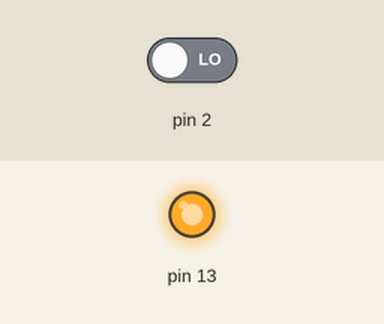
Recording of a sketch running on a simulated Arduino Uno, built with avr-gcc and run on an emulated ATmega328P. On the bench: output pins drawn as LEDs (lit = HIGH). The inputs (shaded band) are chosen by the test bench; at power-on: pin 2 LOW.

Above: at 1.2 s.
1.3 s: pin 2 driven HIGH
At 1.9 s:
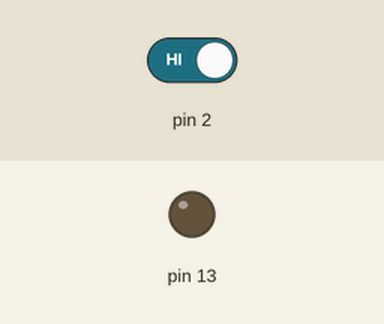
2.8 s: pin 2 driven LOW
At 4.2 s:
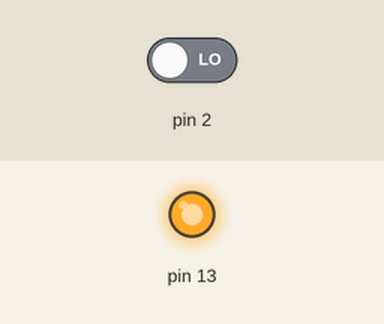
Timing chart, 0 to 5.8 s (numbered marks = the images above; inputs shaded):
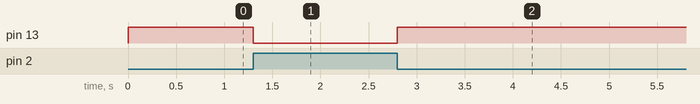

Measured:
- after the input at 1.3 s, pin 13: HIGH → LOW at once
- after the input at 2.8 s, pin 13: LOW → HIGH at once

The sketch:

week8_LED_blink.ino
```cpp
void setup() {
  // put your setup code here, to run once:

  pinMode(13, OUTPUT);
  pinMode(2, INPUT);

}

void loop() {
  // put your main code here, to run repeatedly:

  int switchState = digitalRead(2);

  if (switchState == HIGH){
    digitalWrite(13, LOW);
  } else {
    digitalWrite(13, HIGH);
  }
}
```
